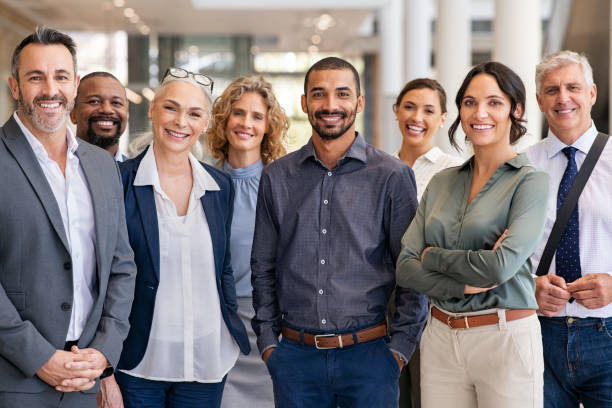
#> input picture group.jpg, 612 x 408 px
$ python read.py
#> lines starting #> are read from the running program, lines starting #| are printed output that depends on the picture; after the words box and inside, x2 and y2 are one past the last pixel; in counts of white or black regions, pixels touching at a corner belong together
import cv2
import numpy as np

img=cv2.imread('group.jpg')
#> img is the input picture: shape (408, 612, 3); mean B, G, R 123.4, 122.1, 130.5
kernel=np.ones((5,5),np.uint8)
#to read image
# cv2.imshow('group', img)
# cv2.waitKey(0)

# greyimage
imgray=cv2.cvtColor(img,cv2.COLOR_BGR2GRAY)
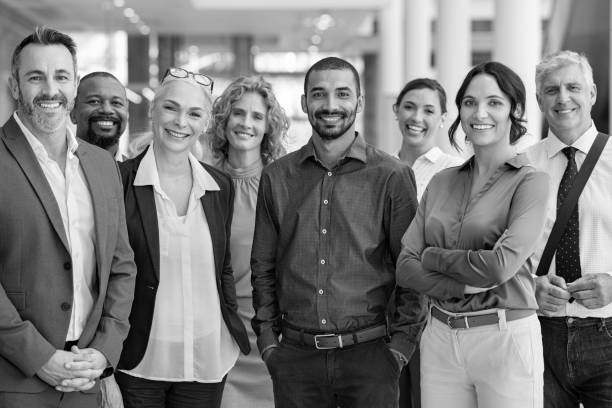
#> imgray: shape (408, 612); min 0, max 255, mean 124.8
cv2.imshow('gray image',imgray)
# cv2.waitKey(0)

# blur image
imgblur=cv2.GaussianBlur(imgray,(7,7),0)
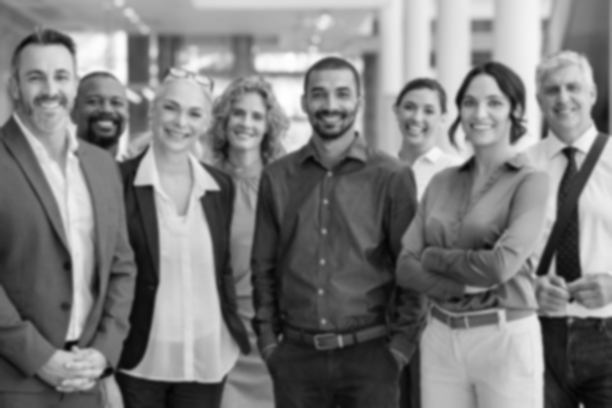
#> imgblur: shape (408, 612); min 4, max 254, mean 124.8
cv2.imshow('blur image',imgblur)
# cv2.waitKey(0)

# edge dectector
imgcannay=cv2.Canny(img,150,200)
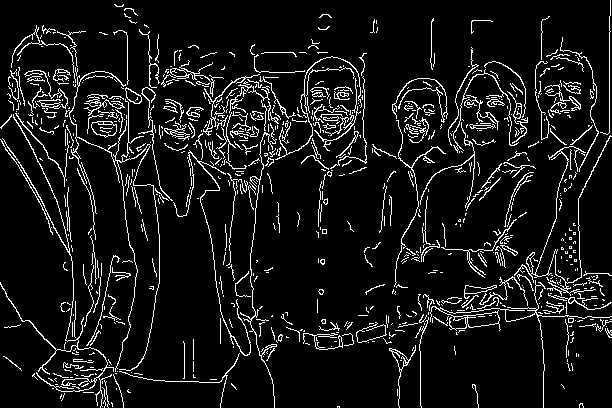
#> imgcannay: shape (408, 612); 8.4% white in thin lines or dots
cv2.imshow('edge detect image',imgcannay)
#cv2.waitKey(0)

#image dilation mean thicker
imagedilation=cv2.dilate(imgcannay,kernel,iterations=1)
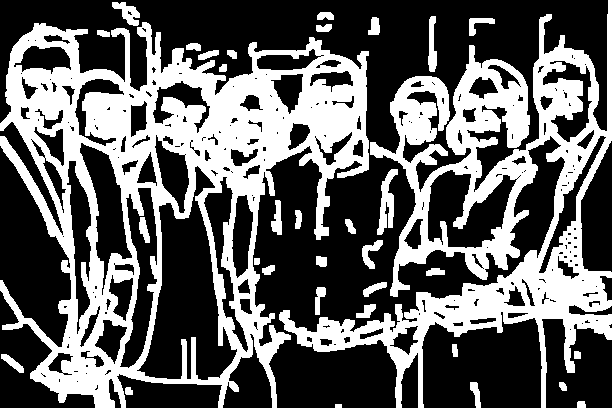
#> imagedilation: shape (408, 612); 38.1% white; 34 white regions, largest, box (x1, y1, x2, y2) and area: (0, 22, 369, 408) 53307, (279, 0, 612, 408) 37071, (377, 169, 398, 235) 659
cv2.imshow(' image dilation',imagedilation)
# cv2.waitKey(0)

#imgae corrossion make it thinner
imageerro=cv2.erode(imagedilation,kernel,iterations=1)
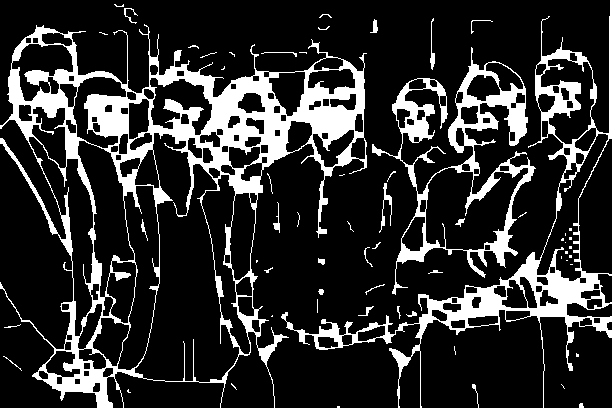
#> imageerro: shape (408, 612); 18.1% white; 61 white regions (36 under 20 px), largest, box (x1, y1, x2, y2) and area: (0, 24, 367, 408) 26466, (281, 0, 612, 408) 10100, (372, 47, 536, 295) 7343
cv2.imshow(' image erod',imageerro)
cv2.waitKey(0)

$ run again, with rushikesh.jpg copied over group.jpg
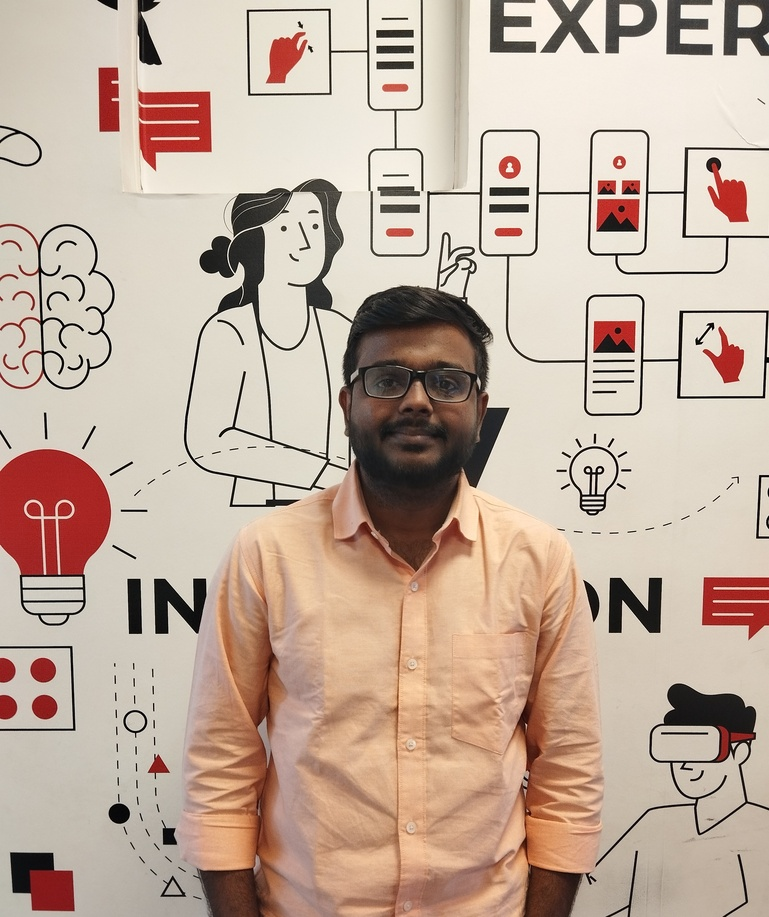
#> input picture rushikesh.jpg, 769 x 917 px, shrunk from 3072 x 3661 before the run
#> img is the input picture: shape (917, 769, 3); mean B, G, R 157.7, 173.2, 194.4
#> `imgcannay=cv2.Canny(img,150,200)`:
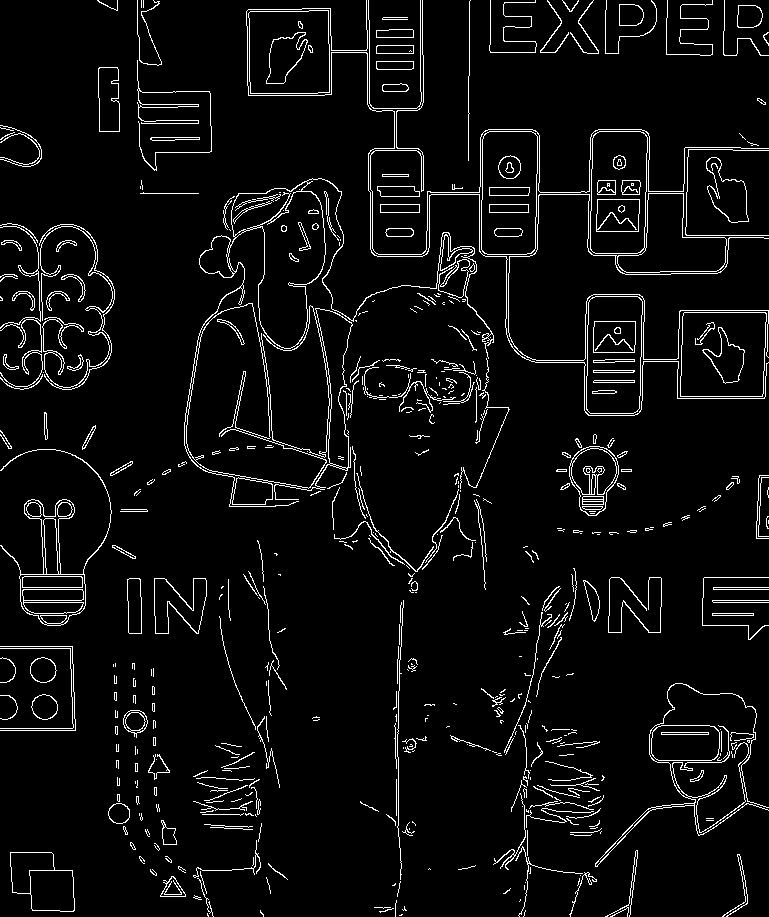
#> imgcannay: shape (917, 769); 5.1% white in thin lines or dots
#> imagedilation: shape (917, 769); 22.3% white; 162 white regions, largest, box (x1, y1, x2, y2) and area: (176, 0, 769, 595) 59361, (448, 566, 607, 917) 10391, (0, 221, 117, 392) 8560
#> `imageerro=cv2.erode(imagedilation,kernel,iterations=1)`:
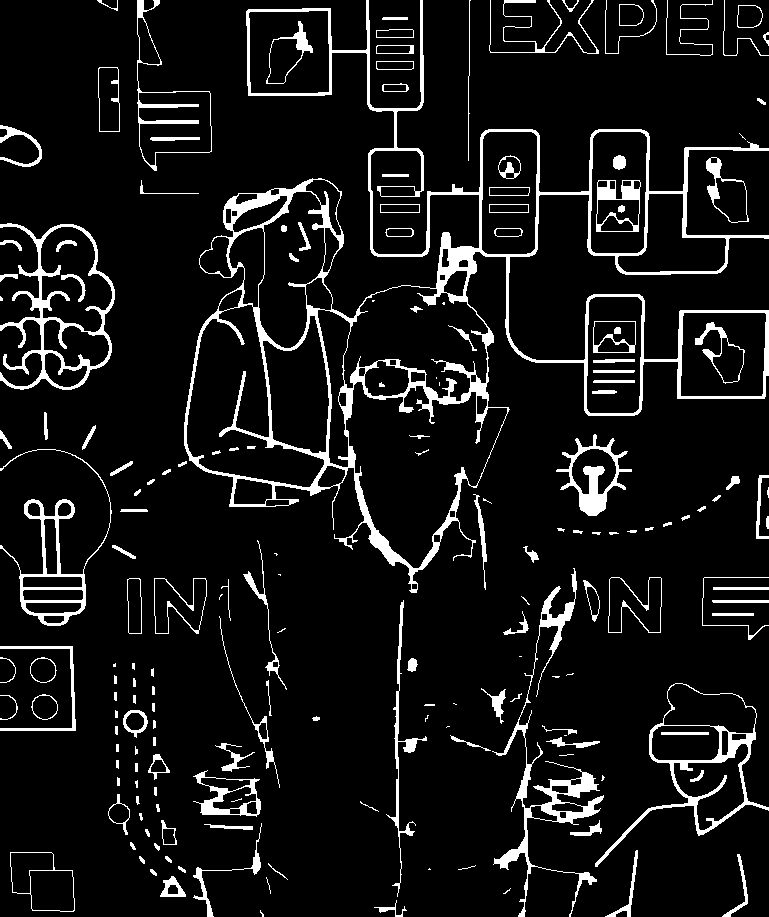
#> imageerro: shape (917, 769); 8.4% white; 189 white regions (33 under 20 px), largest, box (x1, y1, x2, y2) and area: (184, 0, 769, 593) 23630, (492, 568, 604, 917) 4022, (0, 223, 115, 390) 3510
